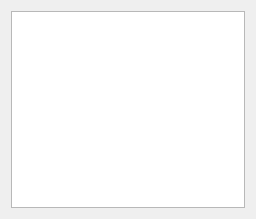
<ui version="4.0" >
 <class>ScoresWidget</class>
 <widget class="QWidget" name="ScoresWidget" >
  <property name="geometry" >
   <rect>
    <x>0</x>
    <y>0</y>
    <width>256</width>
    <height>219</height>
   </rect>
  </property>
  <property name="windowTitle" >
   <string>Scores</string>
  </property>
  <layout class="QVBoxLayout" >
   <item>
    <widget class="QTableView" name="scoreTable" >
     <property name="whatsThis" >
      <string>Scoreboard</string>
     </property>
     <property name="frameShape" >
      <enum>QFrame::StyledPanel</enum>
     </property>
     <property name="frameShadow" >
      <enum>QFrame::Sunken</enum>
     </property>
    </widget>
   </item>
  </layout>
 </widget>
 <resources/>
 <connections/>
</ui>
